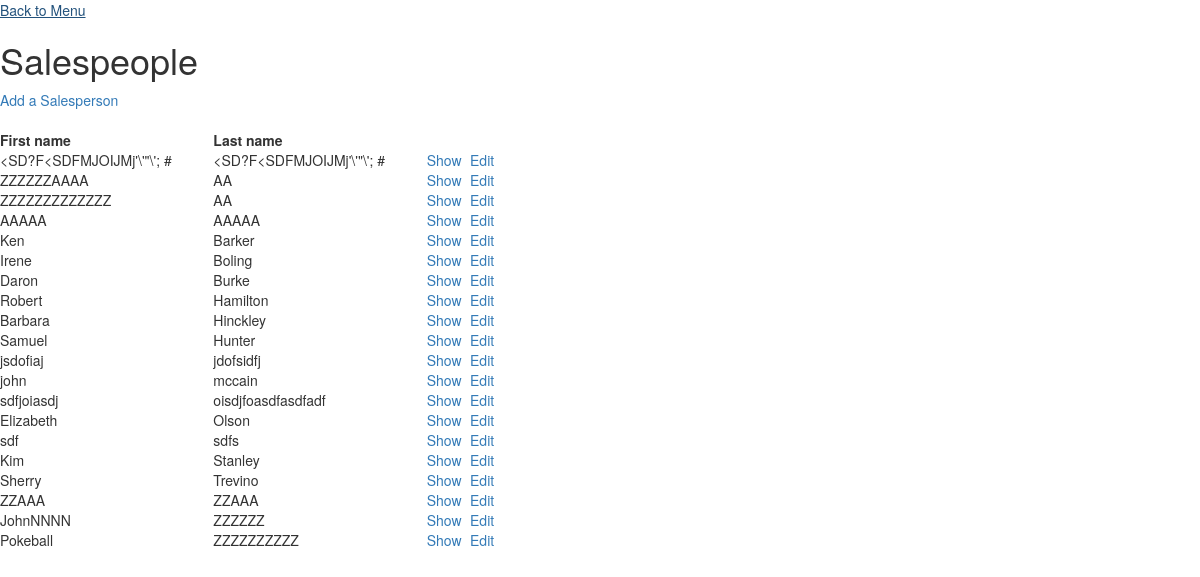
/public/staff/salespeople/index.php, run on the app's committed database.
### tables this page shows
CREATE TABLE `salespeople` (
  `id` int(11) NOT NULL,
  `first_name` varchar(255) DEFAULT NULL,
  `last_name` varchar(255) DEFAULT NULL,
  `phone` varchar(255) DEFAULT NULL,
  `email` varchar(255) DEFAULT NULL
);

### private/query_functions.php (called while the page is built, shortened)
<?php
  function find_all_salespeople() {
    global $db;
    $sql = "SELECT * FROM salespeople ";
    $sql .= "ORDER BY last_name ASC, first_name ASC;";
    $salespeople_result = db_query($db, $sql);
    return $salespeople_result;
  }
?>

### private/database.php (called while the page is built, shortened)
<?php
  function db_query($connection, $sql) {
    $result_set = mysqli_query($connection, $sql);
    return $result_set;
  }
  function db_fetch_assoc($result_set) {
    return mysqli_fetch_assoc($result_set);
  }
?>

### public/staff/salespeople/index.php (the view, shortened to what this page needs)
<?php include(SHARED_PATH . '/header.php'); ?>
<div id="main-content">
  <a href="../index.php">Back to Menu</a><br />
  <h1>Salespeople</h1>
  <a href="new.php">Add a Salesperson</a><br />
  <br />
  <?php
    $salespeople_result = find_all_salespeople();
    echo "<table id=\"salespeople\" style=\"width: 500px;\">";
    echo "<tr>";
    echo "<th>First name</th>";
    echo "<th>Last name</th>";
    echo "<th></th>";
    echo "<th></th>";
    echo "</tr>";
    while($salesperson = db_fetch_assoc($salespeople_result)) {
      echo "<tr>";
      echo "<td>" . $salesperson['first_name'] . "</td>";
      echo "<td>" . $salesperson['last_name'] . "</td>";
      echo "<td>";
      echo "<a href=\"show.php?id=" . $salesperson['id'] . "\">Show</a>";
      echo "</td>";
      echo "<td>";
      echo "<a href=\"edit.php?id=" . $salesperson['id'] . "\">Edit</a>";
      echo "</td>";
      echo "</tr>";
    }
    echo "</table>";
  ?>
</div>
<?php include(SHARED_PATH . '/footer.php'); ?>

### data on the page
salespeople: first_name "<SD?F<SDFMJOIJMj'\\'\"\\'; #", last_name "<SD?F<SDFMJOIJMj'\\'\"\\'; #"
salespeople: first_name "ZZZZZZAAAA", last_name "AA"
salespeople: first_name "ZZZZZZZZZZZZZ", last_name "AA"
salespeople: first_name "AAAAA", last_name "AAAAA"
salespeople: first_name "Ken", last_name "Barker"
salespeople: first_name "Irene", last_name "Boling"
salespeople: first_name "Daron", last_name "Burke"
salespeople: first_name "Robert", last_name "Hamilton"
salespeople: first_name "Barbara", last_name "Hinckley"
salespeople: first_name "Samuel", last_name "Hunter"
salespeople: first_name "jsdofiaj", last_name "jdofsidfj"
salespeople: first_name "john", last_name "mccain"
salespeople: first_name "sdfjoiasdj", last_name "oisdjfoasdfasdfadf"
salespeople: first_name "Elizabeth", last_name "Olson"
salespeople: first_name "sdf", last_name "sdfs"
salespeople: first_name "Kim", last_name "Stanley"
salespeople: first_name "Sherry", last_name "Trevino"
salespeople: first_name "ZZAAA", last_name "ZZAAA"
salespeople: first_name "JohnNNNN", last_name "ZZZZZZ"
salespeople: first_name "Pokeball", last_name "ZZZZZZZZZZ"
